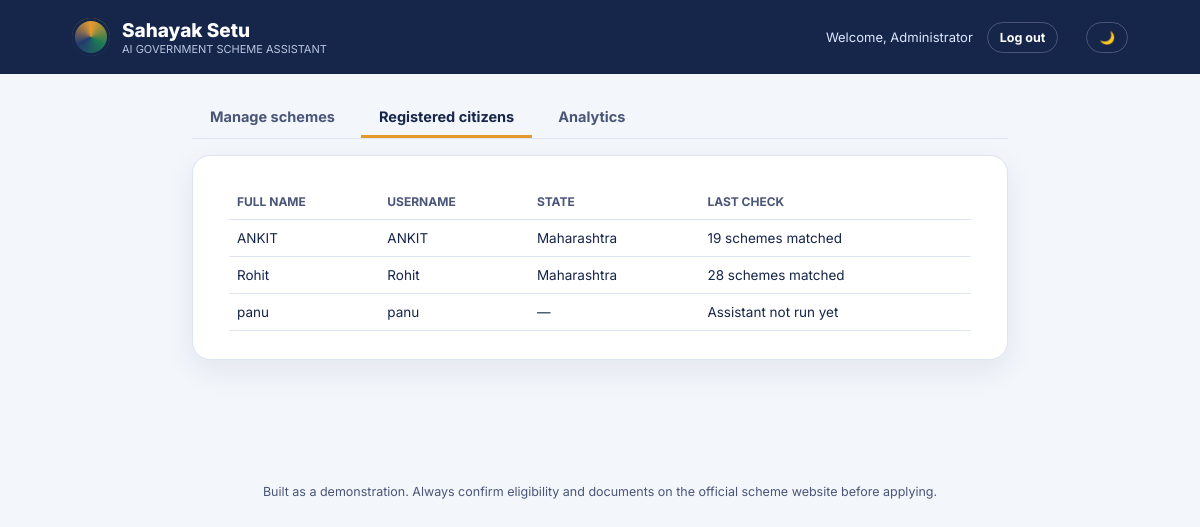
The app's page /admin/citizens (signed in) with its own data.
### tables this page shows
CREATE TABLE users (
        id INTEGER PRIMARY KEY AUTOINCREMENT,
        username TEXT UNIQUE NOT NULL,
        password_hash TEXT NOT NULL,
        name TEXT NOT NULL,
        role TEXT NOT NULL CHECK(role IN ('citizen','admin'))
    );

CREATE TABLE profiles (
        user_id INTEGER PRIMARY KEY REFERENCES users(id),
        age INTEGER, gender TEXT, occupation TEXT, education TEXT,
        income INTEGER, state TEXT, other_info TEXT, category TEXT,
        updated_at TEXT
    );

### app.py (the view)
@app.route("/admin/citizens")
@login_required(role="admin")
def admin_citizens():
    citizens = db.list_citizens()
    rows = []
    for c in citizens:
        profile = db.get_profile(c["id"])
        matches = match_schemes(all_schemes(), profile) if profile else []
        rows.append({"user": c, "profile": profile, "match_count": len(matches)})
    return render_template("admin_citizens.html", rows=rows)

### app.py (called while the page is built)
def t(key, **kw):
    lang = session.get("lang", "en")
    val = STR.get(lang, STR["en"]).get(key) or STR["en"].get(key, key)
    return val.format(**kw) if kw else val

def d(key, **kw):
    lang = session.get("lang", "en")
    tmpl = DYNAMIC.get(lang, DYNAMIC["en"])[key]
    return tmpl.format(**kw)

def all_schemes():
    return SCHEMES + db.list_custom_schemes()

def login_required(role=None):
    def deco(fn):
        @functools.wraps(fn)
        def wrapper(*a, **kw):
            if "user_id" not in session:
                return redirect(url_for("login"))
            if role and session.get("role") != role:
                return redirect(url_for("login"))
            return fn(*a, **kw)
        return wrapper
    return deco

### db.py (called while the page is built, shortened)
def get_conn():
    conn = sqlite3.connect(DB_PATH)
    conn.row_factory = sqlite3.Row
    conn.execute("PRAGMA foreign_keys = ON")
    return conn

def list_citizens():
    conn = get_conn()
    rows = conn.execute("SELECT * FROM users WHERE role='citizen' ORDER BY id").fetchall()
    conn.close()
    return rows

def get_profile(user_id):
    conn = get_conn()
    row = conn.execute("SELECT * FROM profiles WHERE user_id=?", (user_id,)).fetchone()
    conn.close()
    return dict(row) if row else None

def list_custom_schemes():
    conn = get_conn()
    rows = conn.execute("SELECT * FROM custom_schemes").fetchall()
    conn.close()
    out = []
    return out

### eligibility.py (called while the page is built)
def is_eligible(rule, profile):
    if not _matches_simple(rule, profile):
        return False
    if "or" in rule:
        return any(is_eligible(sub, profile) for sub in rule["or"])
    return True

def match_schemes(schemes, profile):
    return [s for s in schemes if is_eligible(s["rule"], profile)]

### templates/admin_citizens.html
{% extends "base.html" %}
{% block content %}
<div class="tabs">
  <a class="tab" href="{{ url_for('admin_schemes') }}" style="text-decoration:none;">{{ t('tabSchemes') }}</a>
  <div class="tab active">{{ t('tabUsers') }}</div>
  <a class="tab" href="{{ url_for('admin_analytics') }}" style="text-decoration:none;">{{ t('tabAnalytics') }}</a>
</div>
<div class="card">
  {% if rows %}
  <table>
    <thead><tr><th>{{ t('fullName') }}</th><th>{{ t('username') }}</th><th>State</th><th>{{ t('lastResult') }}</th></tr></thead>
    <tbody>
      {% for r in rows %}
      <tr>
        <td>{{ r.user.name }}</td>
        <td>{{ r.user.username }}</td>
        <td>{{ r.profile.state if r.profile else '—' }}</td>
        <td>{{ d('matchedCount', n=r.match_count, s='' if r.match_count==1 else 's') if r.profile else t('notRunYet') }}</td>
      </tr>
      {% endfor %}
    </tbody>
  </table>
  {% else %}
  <p>{{ t('noUsers') }}</p>
  {% endif %}
</div>
{% endblock %}

### templates/base.html (shortened to what this page needs)
<!DOCTYPE html>
<html lang="{{ session.get('lang','en') }}">
<head>
<link rel="stylesheet" href="{{ url_for('static', filename='css/style.css') }}">
</head>
<body data-theme="light">
<div class="topbar">
  <div class="brand">
    <div class="brand-mark"></div>
    <div>
      <div class="brand-name">Sahayak Setu</div>
      <div class="brand-sub">AI Government Scheme Assistant</div>
    </div>
  </div>
  <div class="session-box">
    {% if session.get('user_id') %}
      <span>{{ d('welcomeBack', n=session['name']) }}</span>
      <a class="theme-toggle" href="{{ url_for('logout') }}">{{ t('logout') }}</a>
    {% endif %}
    <button class="theme-toggle" id="themeToggle" type="button">🌙</button>
  </div>
</div>
<div class="shell">
  {% block content %}{% endblock %}
</div>
<footer>Built as a demonstration. Always confirm eligibility and documents on the official scheme website before applying.</footer>
</body>
</html>

### static/css/style.css (style rules this page uses)
:root { --ink:#152449; --ink-soft:#4A5578; --paper:#F3F6FB; --paper-2:#FFFFFF; --line:#DDE3F0; --saffron:#E69A2E; --saffron-deep:#C97D16; --emerald:#1C7A54; --emerald-deep:#125C3E; --indigo:#16264A; --indigo-2:#233B72; --danger:#C0432F; --radius:18px; --shadow: 0 10px 30px rgba(21,36,73,0.08); }
* { box-sizing:border-box; }
body { margin:0; background:var(--paper); color:var(--ink); font-family:'Inter',sans-serif; }
a { color:inherit; }
button { font-family:inherit; }
.topbar { display:flex; align-items:center; justify-content:space-between; padding:18px 6vw; background:var(--indigo); color:#fff; flex-wrap:wrap; gap:10px; }
.brand { display:flex; align-items:center; gap:12px; }
.brand-mark { width:38px; height:38px; border-radius:50%; background:conic-gradient(from 0deg, var(--saffron), var(--emerald), var(--indigo-2), var(--saffron)); box-shadow: inset 0 0 0 3px var(--indigo); }
.brand-name { font-weight:800; font-size:19px; }
.brand-sub { font-size:11px; color:#B9C4E0; text-transform:uppercase; }
.session-box { display:flex; align-items:center; gap:14px; font-size:13px; color:#DDE6FF; }
.theme-toggle { background:transparent; border:1px solid #4A5578; color:#fff; padding:7px 12px; border-radius:999px; cursor:pointer; font-size:12.5px; font-weight:700; text-decoration:none; }
.shell { max-width:960px; margin:24px auto; padding:0 6vw 60px; }
.card { background:var(--paper-2); border:1px solid var(--line); border-radius:var(--radius); box-shadow:var(--shadow); padding:28px clamp(18px,4vw,36px); margin-bottom:20px; }
.tabs { display:flex; gap:8px; margin-bottom:16px; border-bottom:1px solid var(--line); }
.tab { padding:10px 18px; font-weight:700; color:var(--ink-soft); border-bottom:3px solid transparent; font-size:14.5px; }
.tab.active { color:var(--indigo); border-bottom-color:var(--saffron); }
table { width:100%; border-collapse:collapse; font-size:13.5px; }
th, td { text-align:left; padding:10px 8px; border-bottom:1px solid var(--line); }
th { color:var(--ink-soft); font-size:12px; text-transform:uppercase; }
footer { text-align:center; padding:20px 6vw 40px; color:var(--ink-soft); font-size:12.5px; }

### records on screen
users: user.name "ANKIT", user.username "ANKIT"
profiles: profile "Maharashtra"
users: user.name "Rohit", user.username "Rohit"
profiles: profile "Maharashtra"
users: user.name "panu", user.username "panu"

### other values on screen
{{ d('welcomeBack', n=session['name']) }} "Welcome, Administrator"
{{ t('logout') }} "Log out"
{{ t('tabSchemes') }} "Manage schemes"
{{ t('tabUsers') }} "Registered citizens"
{{ t('tabAnalytics') }} "Analytics"
{{ t('fullName') }} "FULL NAME"
{{ t('username') }} "USERNAME"
{{ t('lastResult') }} "LAST CHECK"
{{ r.profile.state if r.profile else '—' }} "—"
